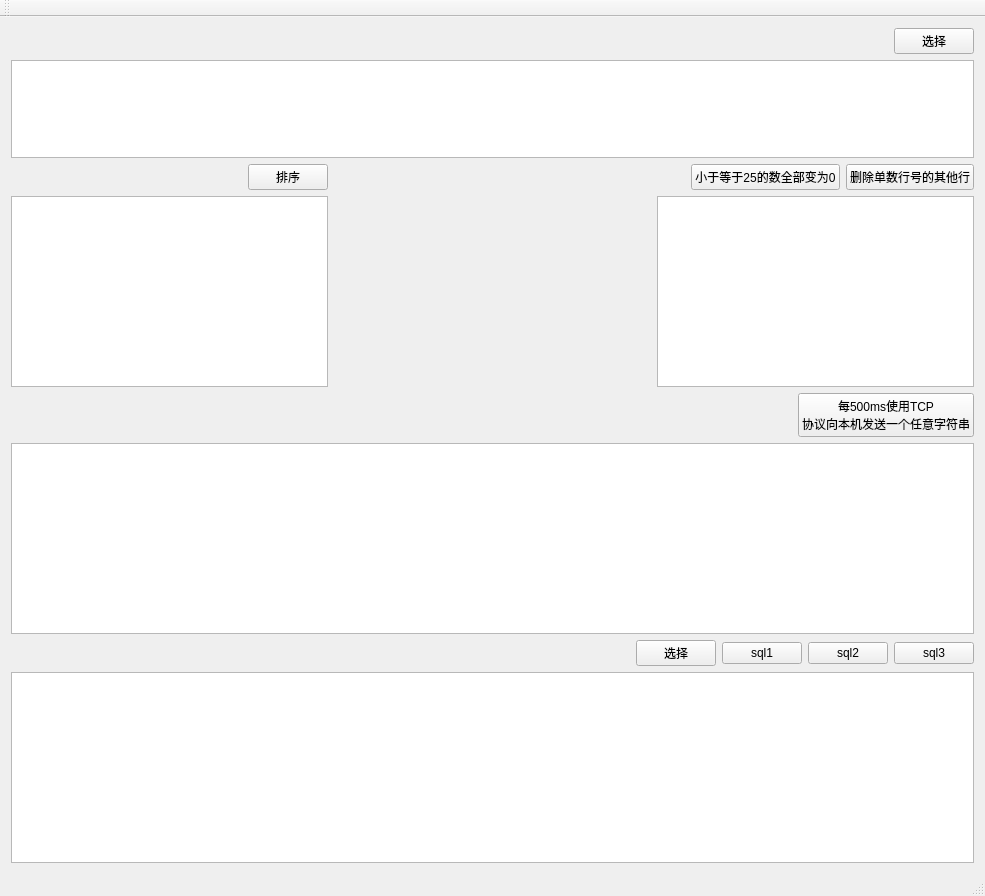
<?xml version="1.0" encoding="UTF-8"?>
<ui version="4.0">
 <class>DemoClass</class>
 <widget class="QMainWindow" name="DemoClass">
  <property name="geometry">
   <rect>
    <x>0</x>
    <y>0</y>
    <width>985</width>
    <height>896</height>
   </rect>
  </property>
  <property name="windowTitle">
   <string>Demo</string>
  </property>
  <widget class="QWidget" name="centralWidget">
   <layout class="QVBoxLayout" name="verticalLayout">
    <item>
     <layout class="QHBoxLayout" name="horizontalLayout_1">
      <item>
       <spacer name="horizontalSpacer_4">
        <property name="orientation">
         <enum>Qt::Horizontal</enum>
        </property>
        <property name="sizeHint" stdset="0">
         <size>
          <width>40</width>
          <height>20</height>
         </size>
        </property>
       </spacer>
      </item>
      <item>
       <widget class="QPushButton" name="Btn_choseFilePath">
        <property name="text">
         <string>选择</string>
        </property>
       </widget>
      </item>
     </layout>
    </item>
    <item>
     <widget class="QListView" name="listView_toolBar">
      <property name="maximumSize">
       <size>
        <width>16777215</width>
        <height>100</height>
       </size>
      </property>
      <property name="sizeIncrement">
       <size>
        <width>0</width>
        <height>100</height>
       </size>
      </property>
     </widget>
    </item>
    <item>
     <layout class="QHBoxLayout" name="horizontalLayout_5" stretch="1,1,1">
      <item>
       <layout class="QVBoxLayout" name="verticalLayout_3">
        <item>
         <layout class="QHBoxLayout" name="horizontalLayout_2">
          <item>
           <spacer name="horizontalSpacer_2">
            <property name="orientation">
             <enum>Qt::Horizontal</enum>
            </property>
            <property name="sizeHint" stdset="0">
             <size>
              <width>40</width>
              <height>20</height>
             </size>
            </property>
           </spacer>
          </item>
          <item>
           <widget class="QPushButton" name="Btn_tableSort">
            <property name="text">
             <string>排序</string>
            </property>
           </widget>
          </item>
         </layout>
        </item>
        <item>
         <widget class="QTableView" name="tableView">
          <property name="minimumSize">
           <size>
            <width>0</width>
            <height>150</height>
           </size>
          </property>
         </widget>
        </item>
       </layout>
      </item>
      <item>
       <widget class="MyWidget" name="widget_photo" native="true">
        <layout class="QGridLayout" name="gridLayout"/>
       </widget>
      </item>
      <item>
       <layout class="QVBoxLayout" name="verticalLayout_4">
        <item>
         <layout class="QVBoxLayout" name="verticalLayout_2">
          <item>
           <layout class="QHBoxLayout" name="horizontalLayout">
            <item>
             <spacer name="horizontalSpacer">
              <property name="orientation">
               <enum>Qt::Horizontal</enum>
              </property>
              <property name="sizeHint" stdset="0">
               <size>
                <width>40</width>
                <height>20</height>
               </size>
              </property>
             </spacer>
            </item>
            <item>
             <widget class="QPushButton" name="Btn_tree1">
              <property name="text">
               <string>小于等于25的数全部变为0</string>
              </property>
             </widget>
            </item>
            <item>
             <widget class="QPushButton" name="Btn_tree2">
              <property name="text">
               <string>删除单数行号的其他行</string>
              </property>
             </widget>
            </item>
           </layout>
          </item>
          <item>
           <widget class="QTreeView" name="treeView">
            <property name="minimumSize">
             <size>
              <width>0</width>
              <height>0</height>
             </size>
            </property>
           </widget>
          </item>
         </layout>
        </item>
       </layout>
      </item>
     </layout>
    </item>
    <item>
     <layout class="QVBoxLayout" name="verticalLayout_7">
      <item>
       <layout class="QHBoxLayout" name="horizontalLayout_3">
        <item>
         <spacer name="horizontalSpacer_3">
          <property name="orientation">
           <enum>Qt::Horizontal</enum>
          </property>
          <property name="sizeHint" stdset="0">
           <size>
            <width>40</width>
            <height>20</height>
           </size>
          </property>
         </spacer>
        </item>
        <item>
         <widget class="QPushButton" name="Btn_sendStr">
          <property name="text">
           <string>每500ms使用TCP
协议向本机发送一个任意字符串</string>
          </property>
         </widget>
        </item>
       </layout>
      </item>
      <item>
       <widget class="QTextEdit" name="textEdit"/>
      </item>
      <item>
       <layout class="QHBoxLayout" name="horizontalLayout_6">
        <item>
         <spacer name="horizontalSpacer_5">
          <property name="orientation">
           <enum>Qt::Horizontal</enum>
          </property>
          <property name="sizeHint" stdset="0">
           <size>
            <width>40</width>
            <height>20</height>
           </size>
          </property>
         </spacer>
        </item>
        <item>
         <widget class="QPushButton" name="Btn_choseFilePath_2">
          <property name="text">
           <string>选择</string>
          </property>
         </widget>
        </item>
        <item>
         <layout class="QHBoxLayout" name="horizontalLayout_7">
          <item>
           <widget class="QPushButton" name="Btn_sql1">
            <property name="text">
             <string>sql1</string>
            </property>
           </widget>
          </item>
          <item>
           <widget class="QPushButton" name="Btn_sql2">
            <property name="text">
             <string>sql2</string>
            </property>
           </widget>
          </item>
          <item>
           <widget class="QPushButton" name="Btn_sql3">
            <property name="text">
             <string>sql3</string>
            </property>
           </widget>
          </item>
         </layout>
        </item>
       </layout>
      </item>
      <item>
       <widget class="QTextEdit" name="textEdit_sql"/>
      </item>
     </layout>
    </item>
   </layout>
  </widget>
  <widget class="QMenuBar" name="menuBar">
   <property name="geometry">
    <rect>
     <x>0</x>
     <y>0</y>
     <width>985</width>
     <height>23</height>
    </rect>
   </property>
  </widget>
  <widget class="QToolBar" name="mainToolBar">
   <attribute name="toolBarArea">
    <enum>TopToolBarArea</enum>
   </attribute>
   <attribute name="toolBarBreak">
    <bool>false</bool>
   </attribute>
  </widget>
  <widget class="QStatusBar" name="statusBar"/>
 </widget>
 <layoutdefault spacing="6" margin="11"/>
 <customwidgets>
  <customwidget>
   <class>MyWidget</class>
   <extends>QWidget</extends>
   <header>mywidget.h</header>
   <container>1</container>
  </customwidget>
 </customwidgets>
 <resources>
  <include location="demo.qrc"/>
 </resources>
 <connections/>
</ui>
